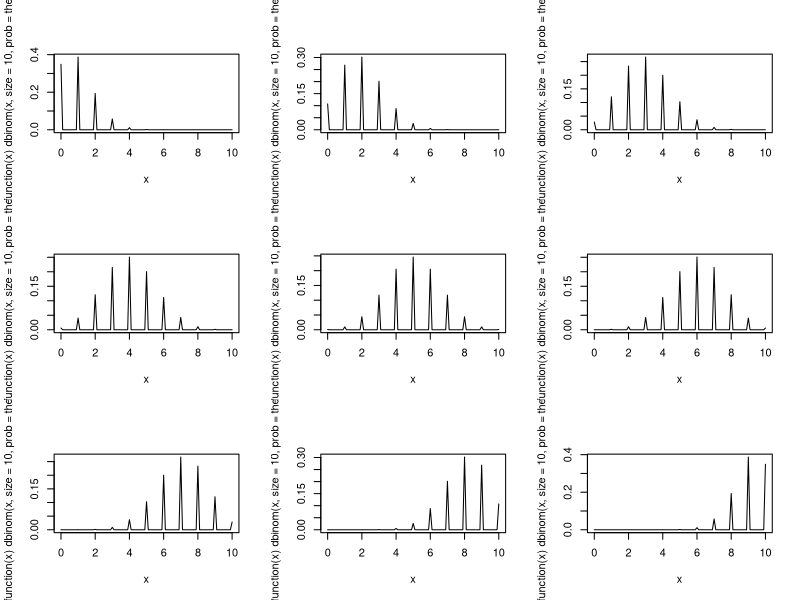
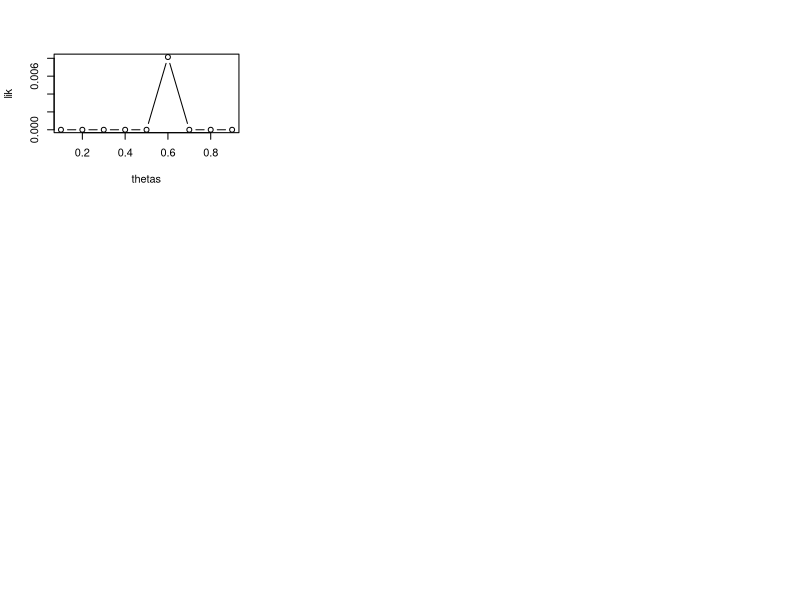

R code for these plots, in order:





par(mfrow = c(3,3))

thetas <- seq(.1, .9, .1)

for (theta in thetas)
  plot(function(x) dbinom(x, size = 10, prob = theta), xlim = c(0,10))


lik <- dbinom(1000*6, size = 10000, prob = thetas)
plot(thetas, lik, type = "b")


sum(lik)
